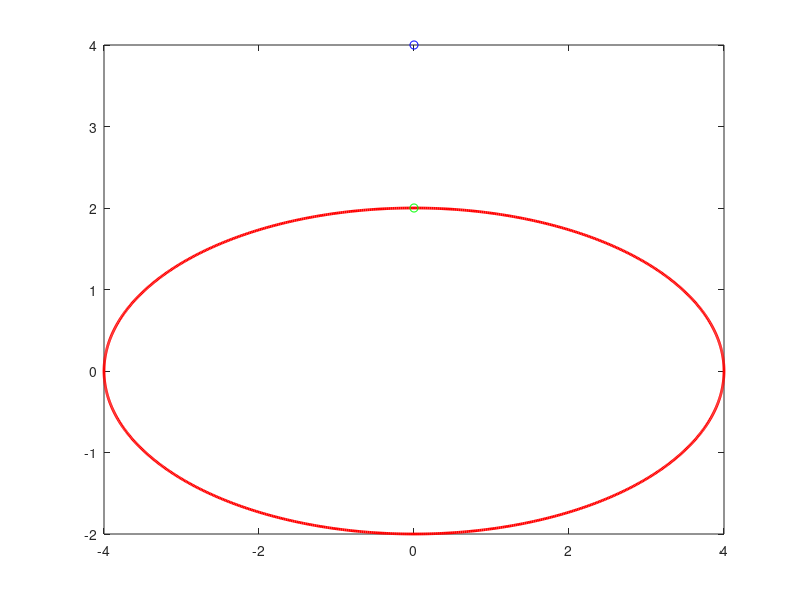

MATLAB code for this plot:
%[x_0, y_0, a, b, phi] = ellipse_param(3, 6, 5, -1, -3, 0);
x_0 = 0;
y_0 = 0;
a = 4;
b = 2;
phi = 0;

N = 1000;
theta = 0:2*pi/N:2*pi;
xAxis = x_0 + a*cos(theta)*cos(phi) - b*sin(theta)*sin(phi);
yAxis = y_0 + a*cos(theta)*sin(phi) + b*sin(theta)*cos(phi);
plot(xAxis,yAxis,'r-','LineWidth',2);
hold on;


% Given point
x_p = 0;
y_p = 4;
plot(x_p, y_p, 'ob');

% need to translate and rotate point (x,y) into frame of ellipse
x_p = x_p - x_0;
y_p = y_p - y_0;
x = x_p*cos(phi) + y_p*sin(phi);
y = -x_p*sin(phi) + y_p*cos(phi);

tol = 10^-6;
diff = 1;
theta = atan2(a*y, b*x);
while (diff > tol)
    theta_n = theta - ((a^2 - b^2)*cos(theta)*sin(theta) - ...
        x*a*sin(theta)+y*b*cos(theta))/((a^2 - b^2)*(cos(theta)^2 - ...
        sin(theta)^2)- x*a*cos(theta)-y*b*sin(theta));
    diff = abs(theta_n - theta);
    theta = theta_n;
end

% find point corresponding to theta
x_e = a*cos(theta);
y_e = b*sin(theta);
% x_e = x_e + x_0; 
% y_e = y_e + y_0;
% x_e1 = x_e*cos(phi) - y_e*sin(phi);
% y_e1 = x_e*sin(phi) + y_e*cos(phi);
plot(x_e, y_e, 'og');

% find distance between (x,y) and (x_e, y_e)
distance = sqrt((x - x_e)^2 + (y - y_e)^2);
disp(distance)
